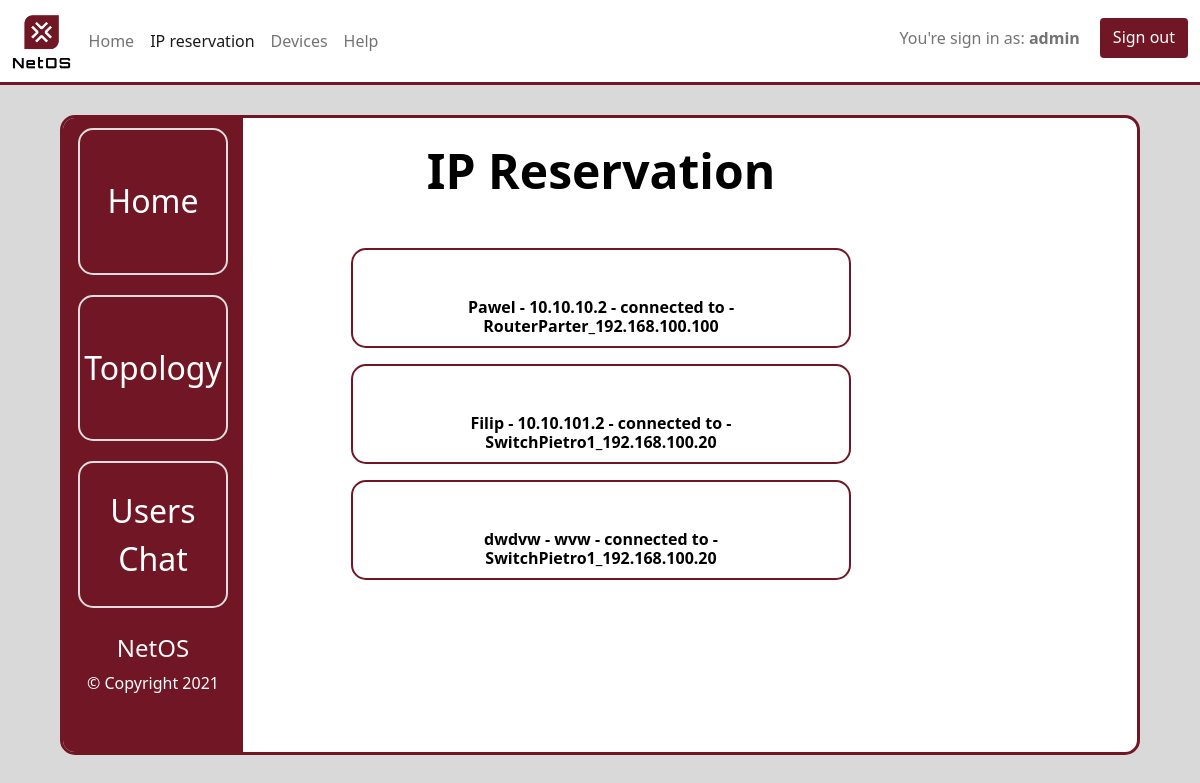
/ip_reservation/ (signed in), run on an earlier commit of the app's database.
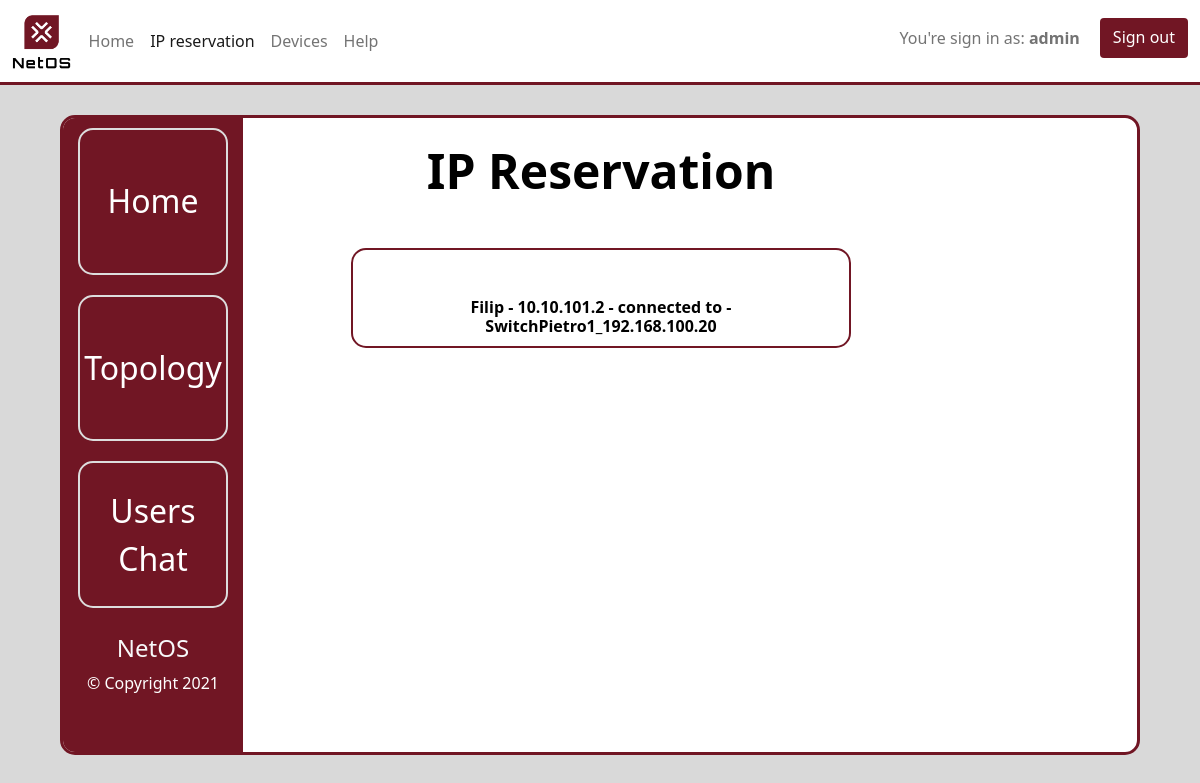
And on a later commit of the database.
### netos/models.py (models this page shows, shortened)
class Labipaddress(models.Model):
    device = models.ForeignKey(Device, on_delete=models.CASCADE,null=True)
    name = models.CharField(max_length=50)
    description = models.CharField(max_length=150)
    address_ip = models.CharField(max_length=15)
    address_mac = models.CharField(max_length=12)
    def __str__(self):
        return self.name + " - " + self.address_ip + " - " + "connected to" + " - " + self.device.name
    class Meta:
        verbose_name = "Labipaddress"
        verbose_name_plural = "Labipaddresses"

class Device(models.Model):
    category = models.ForeignKey(Category, null=True, blank=True, on_delete=models.CASCADE)
    name = models.CharField(max_length=50)
    description = models.CharField(max_length=150)
    address_ip = models.CharField(max_length=15)

### netos/views.py (the view)
# urls.py: url(r'^ip_reservation/$', views.ip_reservationPage, name='ip_reservation'),
def ip_reservationPage(request):
    request_ip = Labipaddress.objects.all().order_by('address_ip')
    data_ip = {'request_ip': request_ip}
    return render(request, 'netos/ip_reservation.html', data_ip)

### netos/templates/netos/ip_reservation.html (shortened to what this page needs)
<html>
<head>
    {% load static %}
    <link href="https://cdn.jsdelivr.net/npm/bootstrap@5.0.0-beta1/dist/css/bootstrap.min.css"
          rel="stylesheet"
>
    <link rel="stylesheet" type="text/css" href="{% static 'netos/style.css' %}"/>
</head>
<body>
{% if not user.is_authenticated %}
    <meta http-equiv="refresh" content="0; url=/login"/>
{% else %}
    <nav class="navbar navbar-expand-lg navbar-light bg-white">
        <div class="container-fluid">
            <a href="{% url 'netos:index' %}"><img class="navbar-logo" src="/static/resources/logo.png"></a>
            <div class="collapse navbar-collapse" id="navbarSupportedContent">
                <ul class="navbar-nav me-auto mb-2 mb-lg-0">
                    <li class="nav-item">
                        <a class="nav-link" aria-current="page" href="{% url 'netos:index' %}">Home</a>
                    </li>
                    <li class="nav-item">
                        <a class="nav-link active" href="{% url 'netos:ip_reservation' %}">IP reservation</a>
                    </li>
                    <li class="nav-item">
                        <a class="nav-link" href="{% url 'netos:devices' %}">Devices</a>
                    </li>
                    <li class="nav-item">
                        <a class="nav-link" href="{% url 'netos:help' %}">Help</a>
                    </li>
                </ul>
                <form class="d-flex">
                          <span class="navbar-text">
                              You're sign in as: <b>{{ user.username }}</b>
                          </span>
                    <a type="button" class="btn" href="{% url 'netos:logout' %}">Sign out</a>
                </form>
            </div>
        </div>
    </nav>
    <div class="panel">
        <div class="row m-0 h-100">
            <div class="col-2 p-0 px-4 panel-left">
                <section class="menu text-center">
                    <a href="{% url 'netos:index' %}">
                        <div class="menu-item">
                            <p>Home</p>
                        </div>
                    </a>
                    <a href="https://drive.google.com/file/d/1-0g0mMz9y8Y53ZbY9Xlwb7sI5ajAp8ry/view?usp=sharing">
                        <div class="menu-item">
                            <p>Topology</p>
                        </div>
                    </a>
                    <a href="https://www.skype.com/pl/">
                        <div class="menu-item">
                            <p>Users Chat</p>
                        </div>
                    </a>
                </section>
                <section class="info-box text-light text-center mt-3">
                    <h3>NetOS</h3>
                    <p class="text-white">&copy; Copyright 2021</p>
                </section>
            </div>
              <div class="col-8 p-0 panel-right">
                <div class="col-10 mt-0 in-panel-right">
                    <section class="main-stats py-4 px-5 text-center">
                    <h1 class="mb-5">IP Reservation</h1>
                        {% for ip in request_ip %}
                            <div class="row mb-3">
                                <div class="col-12">
                                    <div class="main-stats-box p-5">
                                        <h3><p>{{ ip }}</p></h3>
                                    </div>
                                </div>
                            </div>
                        {% endfor %}
                        <div id="chart" class="py-3 text-dark"></div>
                    </section>
                </div>
            </div>
            <div class="col-2 p-0 px-4 panel-left">
                <section class="menu text-center">
                </section>
            </div>
        </div>
    </div>
{% endif %}
</body>
</html>

### netos/static/netos/style.css (style rules this page uses)
:root { --interface-color: #711624; --background-color: #D9D9D9; --active-color: #B12238; }
body { background-color: var(--background-color); }
.btn { margin: 10px 0 0 0; background-color: var(--interface-color); color: white; transition: background-color .3s; }
.navbar-logo { margin-right: 10px; height: 55px; }
.navbar { border-bottom-style: solid; border-bottom-width: 3px; border-color: var(--interface-color); }
span { color: black; }
.navbar-text { margin-top: 10px; margin-right: 20px; color: black; }
.panel { width: 90%; height: 80%; min-width: 700px; overflow: hidden; margin: 30px auto 0 auto; border-style: solid; border-radius: 15px; border-width: 3px; border-color: var(--interface-color); background-color: white; }
.panel-left { display: flex; flex-direction: column; justify-content: center; background-color: var(--interface-color); min-width: 180px; }
.panel-right { display: flex; justify-content: center; }
.menu { display: flex; flex-direction: column; justify-content: space-around; align-items: center; min-height: 500px; }
.menu a { display: flex; flex-direction: column; justify-content: space-around; width: 100%; min-width: 150px; height: 30%; color: #fff; text-decoration: none; border: 2px solid #ddd; border-radius: 15px; transition: background-color .3s; margin-bottom: 10px; margin-top : 10px; }
.menu-item p { margin-top: 16px; font-size: 2rem; }
.info-box h3 { font-size: 1.5rem; }
.info-box p { font-size: 1rem; }
.main-stats h1 { font-size: 3rem; font-weight: bold; color: black; }
.main-stats-box { height: 50px; border-radius: 15px; border-style: solid; border-width: 2px; border-color: var(--interface-color); transition: background-color .3s; color: black; }
.main-stats-box h3 { margin-bottom: 1em; font-size: 1.6rem; font-weight: bold; }
.main-stats-box p { font-size: 1rem; }

What changed in the data, as far as the page shows it:
removed Labipaddress: name+address_ip+device "Pawel - 10.10.10.2 - connected to - RouterParter_192.168.100.100"
removed Labipaddress: name+address_ip+device "dwdvw - wvw - connected to - SwitchPietro1_192.168.100.20"
